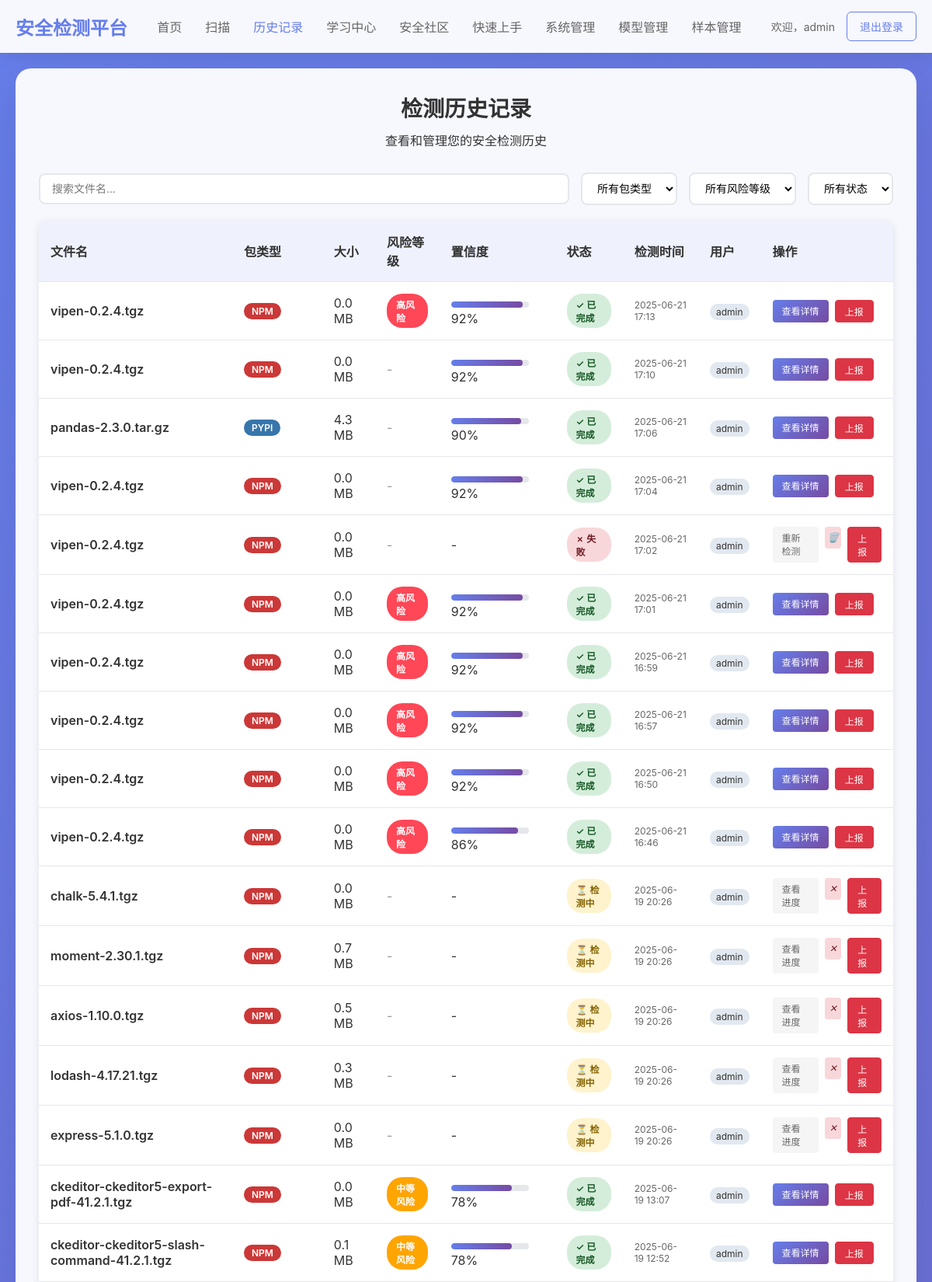
Screenshot of /history (signed in, upper part) with the database file from the repository.
### tables this page shows
CREATE TABLE scan_records (
        id INTEGER PRIMARY KEY AUTOINCREMENT,
        user_id INTEGER NOT NULL,
        filename TEXT NOT NULL,
        file_size INTEGER,
        file_hash TEXT,
        risk_level TEXT,
        confidence REAL,
        scan_status TEXT NOT NULL,
        created_at TIMESTAMP DEFAULT CURRENT_TIMESTAMP,
        scan_time TIMESTAMP,
        package_type TEXT,
        result TEXT,
        error_message TEXT,
        xgboost_result TEXT,
        llm_result TEXT,
        risk_explanation TEXT, malicious_code_snippet TEXT, code_location TEXT, malicious_action TEXT, technical_details TEXT,
        FOREIGN KEY (user_id) REFERENCES users (id)
    );

CREATE TABLE users (
        id INTEGER PRIMARY KEY AUTOINCREMENT,
        username TEXT UNIQUE NOT NULL,
        email TEXT UNIQUE,
        password_hash TEXT NOT NULL,
        role TEXT NOT NULL DEFAULT 'user',
        last_login TIMESTAMP
    , avatar TEXT);

### app/routes/user.py (the view, shortened to what this page needs)
@user_bp.route('/history')
@login_required
def history():
    conn = None
    try:
        conn = sqlite3.connect(Config.DATABASE_PATH)
        conn.row_factory = sqlite3.Row
        cursor = conn.cursor()
        if session.get('role') == 'admin':
            cursor.execute('''
                SELECT r.id, r.filename, r.file_size, r.risk_level, r.confidence, r.scan_status, r.created_at,
                       r.package_type, u.username
                FROM scan_records r
                JOIN users u ON r.user_id = u.id
                ORDER BY r.created_at DESC
            ''')
        records = cursor.fetchall()
        return render_template('history.html', records=records)
    except Exception as e:
        print(f"Error in history: {e}")
        flash('获取历史记录时出现错误', 'error')
        return render_template('history.html', records=[])
    finally:
        if conn:
            conn.close()

### app/utils/__init__.py (called while the page is built)
def login_required(view):
    @wraps(view)
    def wrapped_view(*args, **kwargs):
        if 'user_id' not in session:
            flash('请先登录', 'error')
            return redirect(url_for('auth.login'))
        return view(*args, **kwargs)
    return wrapped_view

### app/templates/history.html (shortened to what this page needs)
{% extends "base.html" %}
{% block content %}
<div class="history-container">
    <div class="header">
        <h1>检测历史记录</h1>
        <p>查看和管理您的安全检测历史</p>
    </div>
    <div class="search-controls">
        <input type="text" class="search-input" placeholder="搜索文件名..." id="searchInput">
        <select class="filter-select" id="packageTypeFilter">
            <option value="">所有包类型</option>
        </select>
        <select class="filter-select" id="riskFilter">
            <option value="">所有风险等级</option>
        </select>
        <select class="filter-select" id="statusFilter">
            <option value="">所有状态</option>
        </select>
    </div>
    {% if records %}
    <table class="records-table" id="recordsTable">
        <thead>
            <tr>
                <th>文件名</th>
                <th>包类型</th>
                <th>大小</th>
                <th>风险等级</th>
                <th>置信度</th>
                <th>状态</th>
                <th>检测时间</th>
                {% if session.role == 'admin' %}<th>用户</th>{% endif %}
                <th>操作</th>
            </tr>
        </thead>
        <tbody>
            {% for record in records %}
            <tr data-risk="{{ record[3] or '' }}" data-status="{{ record[5] }}" data-filename="{{ record[1] }}" data-package-type="{{ record[7] or 'unknown' }}">
                <td>
                    <div style="font-weight: 600; color: #333;">{{ record[1] }}</div>
                </td>
                <td>
                    <span class="type-badge type-{{ record[7]|lower if record[7] else 'unknown' }}">
                        {{ record[7]|upper if record[7] else '未知' }}
                    </span>
                </td>
                <td>{{ "%.1f"|format(record[2] / 1024 / 1024) }} MB</td>
                <td>
                    {% if record[3] == 'high' %}
                        <span class="risk-badge risk-high">高风险</span>
                    {% elif record[3] == 'medium' %}
                        <span class="risk-badge risk-medium">中等风险</span>
                    {% elif record[3] == 'low' %}
                        <span class="risk-badge risk-low">低风险</span>
                    {% else %}
                        <span style="color: #999;">-</span>
                    {% endif %}
                </td>
                <td>
                    {% if record[4] %}
                        {% set confidence_percent = (record[4] * 100)|int %}
                        <div class="confidence-bar">
                            <div class="confidence-fill" style="width: {{ confidence_percent }}%"></div>
                        </div>
                        <span class="confidence-text">{{ confidence_percent }}%</span>
                    {% else %}
                        <span class="confidence-text">-</span>
                    {% endif %}
                </td>
                <td>
                    {% if record[5] == 'completed' %}
                        <span class="status-badge status-completed">✓ 已完成</span>
                    {% elif record[5] == 'pending' %}
                        <span class="status-badge status-pending">⏳ 检测中</span>
                    {% elif record[5] == 'failed' %}
                        <span class="status-badge status-failed">✗ 失败</span>
                    {% else %}
                        <span class="status-badge status-pending">{{ record[5] }}</span>
                    {% endif %}
                </td>
                <td style="font-size: 12px; color: #666;">
                    {{ record[6][:16] if record[6] else '-' }}
                </td>
                {% if session.role == 'admin' %}
                <td>
                    <span style="font-size: 12px; padding: 3px 8px; background: #e2e8f0; border-radius: 10px;">{{ record[8] }}</span>
                </td>
                {% endif %}
                <td>
                    <div class="action-buttons">
                        {% if record[5] == 'completed' %}
                            <a href="/results/{{ record[0] }}" class="btn-small btn-primary">查看详情</a>
                        {% elif record[5] == 'pending' %}
                            <a href="/progress/{{ record[0] }}" class="btn-small btn-secondary">查看进度</a>
                            <button class="btn-small btn-icon" title="取消" onclick="cancelScan('{{ record[0] }}')" style="background: #f8d7da; color: #721c24;">
                                <i class="cancel-icon">✕</i>
                            </button>
                        {% else %}
                            <a href="#" class="btn-small btn-secondary" onclick="retryDetection('{{ record[0] }}')">重新检测</a>
                            <button class="btn-small btn-icon" title="删除" onclick="deleteRecord('{{ record[0] }}')" style="background: #f8d7da; color: #721c24;">
                                <i class="delete-icon">🗑️</i>
                            </button>
                        {% endif %}
                        <a href="{{ url_for('community.report_anomaly', scan_id=record.id) }}" class="btn-small btn-danger">上报</a>
                    </div>
                </td>
            </tr>
            {% endfor %}
        </tbody>
    </table>
    {% endif %}
</div>
{% endblock %}

### app/templates/base.html (shortened to what this page needs)
<!DOCTYPE html>
<html lang="zh-CN">
<head>
</head>
<body>
    {% if session.user_id %}
    <nav class="navbar">
        <div class="navbar-content">
            <a href="{{ url_for('user.index') }}" class="logo">安全检测平台</a>
            <ul class="nav-links">
                <li><a href="{{ url_for('user.index') }}" {% if request.path == '/' %}class="active"{% endif %}>首页</a></li>
                <li><a href="{{ url_for('scan.scan') }}" {% if request.path == '/scan' %}class="active"{% endif %}>扫描</a></li>
                <li><a href="{{ url_for('user.history') }}" {% if request.path == '/history' %}class="active"{% endif %}>历史记录</a></li>
                <li class="nav-item dropdown">
                    <a href="#" class="nav-link dropdown-toggle " id="navbarDropdown" role="button" data-toggle="dropdown" aria-haspopup="true" aria-expanded="false">
                        学习中心
                    </a>
                </li>
                <li><a href="{{ url_for('community.index') }}" class="{% if request.path.startswith('/community') %}active{% endif %}">安全社区</a></li>
                <li><a href="{{ url_for('user.guide') }}" {% if request.path == '/guide' %}class="active"{% endif %}>快速上手</a></li>
                {% if session.role == 'admin' %}
                <li><a href="{{ url_for('admin.admin') }}" class="{% if request.endpoint == 'admin' %}active{% endif %}">系统管理</a></li>
                <li><a href="{{ url_for('admin.model_management') }}" class="{% if request.endpoint == 'model_management' %}active{% endif %}">模型管理</a></li>
                <li><a href="{{ url_for('admin.sample_management') }}" class="{% if request.endpoint == 'sample_management' %}active{% endif %}">样本管理</a></li>
                {% endif %}
            </ul>
            <div class="user-menu">
                <span class="user-info">欢迎，{{ session.username }}</span>
                <a href="{{ url_for('auth.logout') }}" class="btn btn-outline">退出登录</a>
            </div>
        </div>
    </nav>
    {% endif %}
    <div class="container">
        {% block content %}{% endblock %}
    </div>
</body>
</html>

### app/templates/history.html (style rules this page uses)
.history-container { background: rgba(255, 255, 255, 0.95); backdrop-filter: blur(10px); padding: 30px; border-radius: 20px; box-shadow: 0 20px 60px rgba(0,0,0,0.1); margin: 0 auto; }
.header { text-align: center; margin-bottom: 30px; }
.header h1 { color: #333; margin-bottom: 10px; font-size: 28px; }
.search-controls { display: flex; gap: 15px; margin-bottom: 20px; align-items: center; flex-wrap: wrap; }
.search-input { flex: 1; min-width: 200px; padding: 10px 15px; border: 2px solid #e5e7eb; border-radius: 8px; font-size: 14px; }
.filter-select { padding: 10px 15px; border: 2px solid #e5e7eb; border-radius: 8px; font-size: 14px; background: white; }
.records-table { width: 100%; border-collapse: collapse; margin-bottom: 20px; background: white; border-radius: 10px; overflow: hidden; box-shadow: 0 2px 10px rgba(0,0,0,0.1); }
.records-table th, .records-table td { padding: 15px; text-align: left; border-bottom: 1px solid #e5e7eb; }
.records-table th { background: rgba(102, 126, 234, 0.1); font-weight: 600; color: #333; }
.risk-badge { display: inline-block; padding: 5px 12px; border-radius: 20px; font-size: 12px; font-weight: 600; color: white; }
.risk-high { background: #ff4757; }
.risk-medium { background: #ffa502; }
.type-badge { display: inline-block; padding: 3px 10px; border-radius: 12px; font-size: 12px; font-weight: 600; color: #fff; }
.type-pypi { background: #3776ab; }
.type-npm { background: #cb3837; }
.confidence-bar { width: 100px; height: 8px; background: #e5e7eb; border-radius: 4px; overflow: hidden; display: inline-block; }
.confidence-fill { height: 100%; background: linear-gradient(90deg, #667eea 0%, #764ba2 100%); border-radius: 4px; }
.status-badge { display: inline-block; padding: 5px 12px; border-radius: 20px; font-size: 12px; font-weight: 600; }
.status-completed { background: #d4edda; color: #155724; }
.status-pending { background: #fff3cd; color: #856404; }
.status-failed { background: #f8d7da; color: #721c24; }
.action-buttons { display: flex; gap: 8px; }
.btn-small { padding: 5px 12px; border: none; border-radius: 4px; font-size: 12px; cursor: pointer; text-decoration: none; transition: all 0.3s ease; }
.btn-primary { background: #667eea; color: white; }
.btn-secondary { background: #f5f5f5; color: #666; }
.btn-danger { background: #ff4757; color: white; }
.btn-icon { width: 28px; height: 28px; display: inline-flex; align-items: center; justify-content: center; padding: 0; border-radius: 4px; cursor: pointer; transition: all 0.2s ease; }

### app/templates/base.html (style rules this page uses)
* { margin: 0; padding: 0; box-sizing: border-box; }
body { font-family: 'Microsoft YaHei', -apple-system, BlinkMacSystemFont, 'Segoe UI', sans-serif; background: linear-gradient(135deg, #667eea 0%, #764ba2 100%); min-height: 100vh; color: #333; }
.navbar { background: rgba(255, 255, 255, 0.95); backdrop-filter: blur(10px); padding: 15px 0; box-shadow: 0 2px 20px rgba(0,0,0,0.1); position: sticky; top: 0; z-index: 100; }
.navbar-content { max-width: 1200px; margin: 0 auto; padding: 0 20px; display: flex; justify-content: space-between; align-items: center; }
.logo { font-size: 24px; font-weight: 700; color: #667eea; text-decoration: none; }
.nav-links { display: flex; gap: 30px; list-style: none; }
.nav-links a { color: #666; text-decoration: none; font-weight: 500; transition: color 0.3s ease; }
.nav-links a:hover, .nav-links a.active { color: #667eea; }
.nav-item.dropdown { position: relative; }
.user-menu { display: flex; align-items: center; gap: 15px; }
.user-info { color: #666; font-size: 14px; }
.btn { padding: 8px 16px; border: none; border-radius: 6px; text-decoration: none; font-size: 14px; font-weight: 500; cursor: pointer; transition: all 0.3s ease; display: inline-block; }
.btn-primary { background: linear-gradient(135deg, #667eea 0%, #764ba2 100%); color: white; }
.btn-outline { background: transparent; color: #667eea; border: 1px solid #667eea; }
.btn-danger { background: #dc3545; color: white; border: 1px solid #dc3545; }
.container { max-width: 1200px; margin: 0 auto; padding: 20px; }

### rows the page displays
scan_records: filename "vipen-0.2.4.tgz", package_type "NPM", record[2]/1024/1024 "0.0", risk_level "高风险", confidence_percent "92", scan_status "✓ 已完成", created_at "2025-06-21 17:13", username "admin"
scan_records: filename "vipen-0.2.4.tgz", package_type "NPM", record[2]/1024/1024 "0.0", confidence_percent "92", scan_status "✓ 已完成", created_at "2025-06-21 17:10", username "admin"
scan_records: filename "pandas-2.3.0.tar.gz", package_type "PYPI", record[2]/1024/1024 "4.3", confidence_percent "90", scan_status "✓ 已完成", created_at "2025-06-21 17:06", username "admin"
scan_records: filename "vipen-0.2.4.tgz", package_type "NPM", record[2]/1024/1024 "0.0", confidence_percent "92", scan_status "✓ 已完成", created_at "2025-06-21 17:04", username "admin"
scan_records: filename "vipen-0.2.4.tgz", package_type "NPM", record[2]/1024/1024 "0.0", scan_status "✗ 失败", created_at "2025-06-21 17:02", username "admin"
scan_records: filename "vipen-0.2.4.tgz", package_type "NPM", record[2]/1024/1024 "0.0", risk_level "高风险", confidence_percent "92", scan_status "✓ 已完成", created_at "2025-06-21 17:01", username "admin"
scan_records: filename "vipen-0.2.4.tgz", package_type "NPM", record[2]/1024/1024 "0.0", risk_level "高风险", confidence_percent "92", scan_status "✓ 已完成", created_at "2025-06-21 16:59", username "admin"
scan_records: filename "vipen-0.2.4.tgz", package_type "NPM", record[2]/1024/1024 "0.0", risk_level "高风险", confidence_percent "92", scan_status "✓ 已完成", created_at "2025-06-21 16:57", username "admin"
scan_records: filename "vipen-0.2.4.tgz", package_type "NPM", record[2]/1024/1024 "0.0", risk_level "高风险", confidence_percent "92", scan_status "✓ 已完成", created_at "2025-06-21 16:50", username "admin"
scan_records: filename "vipen-0.2.4.tgz", package_type "NPM", record[2]/1024/1024 "0.0", risk_level "高风险", confidence_percent "86", scan_status "✓ 已完成", created_at "2025-06-21 16:46", username "admin"
scan_records: filename "chalk-5.4.1.tgz", package_type "NPM", record[2]/1024/1024 "0.0", scan_status "⏳ 检测中", created_at "2025-06-19 20:26", username "admin"
scan_records: filename "moment-2.30.1.tgz", package_type "NPM", record[2]/1024/1024 "0.7", scan_status "⏳ 检测中", created_at "2025-06-19 20:26", username "admin"
scan_records: filename "axios-1.10.0.tgz", package_type "NPM", record[2]/1024/1024 "0.5", scan_status "⏳ 检测中", created_at "2025-06-19 20:26", username "admin"
scan_records: filename "lodash-4.17.21.tgz", package_type "NPM", record[2]/1024/1024 "0.3", scan_status "⏳ 检测中", created_at "2025-06-19 20:26", username "admin"
scan_records: filename "express-5.1.0.tgz", package_type "NPM", record[2]/1024/1024 "0.0", scan_status "⏳ 检测中", created_at "2025-06-19 20:26", username "admin"
scan_records: filename "ckeditor-ckeditor5-export-pdf-41.2.1.tgz", package_type "NPM", record[2]/1024/1024 "0.0", risk_level "中等风险", confidence_percent "78", scan_status "✓ 已完成", created_at "2025-06-19 13:07", username "admin"
scan_records: filename "ckeditor-ckeditor5-slash-command-41.2.1.tgz", package_type "NPM", record[2]/1024/1024 "0.1", risk_level "中等风险", confidence_percent "78", scan_status "✓ 已完成", created_at "2025-06-19 12:52", username "admin"

### other values shown
{{ session.username }} "admin"
